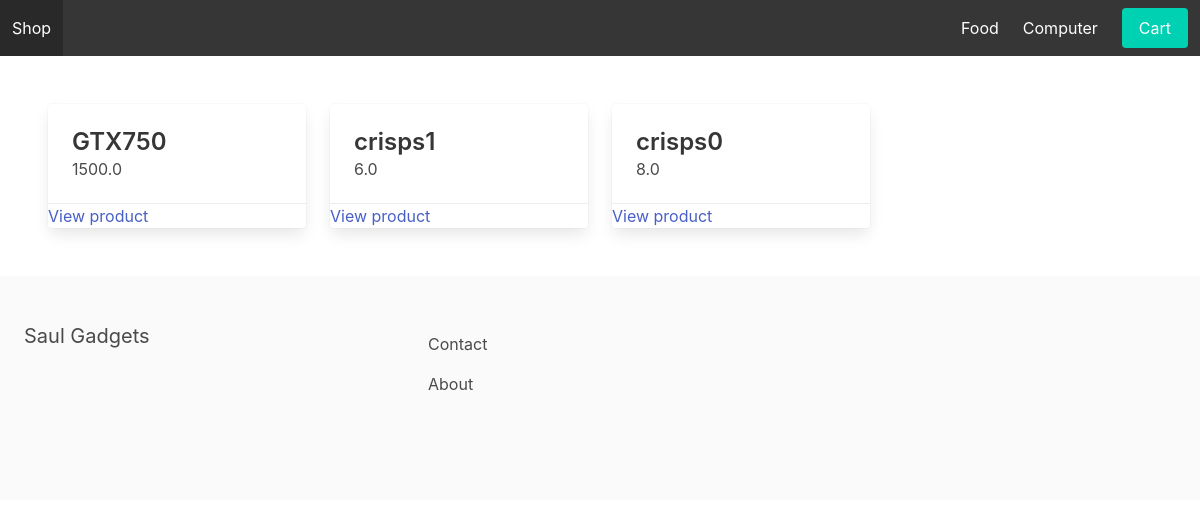
The app's page /, older data.
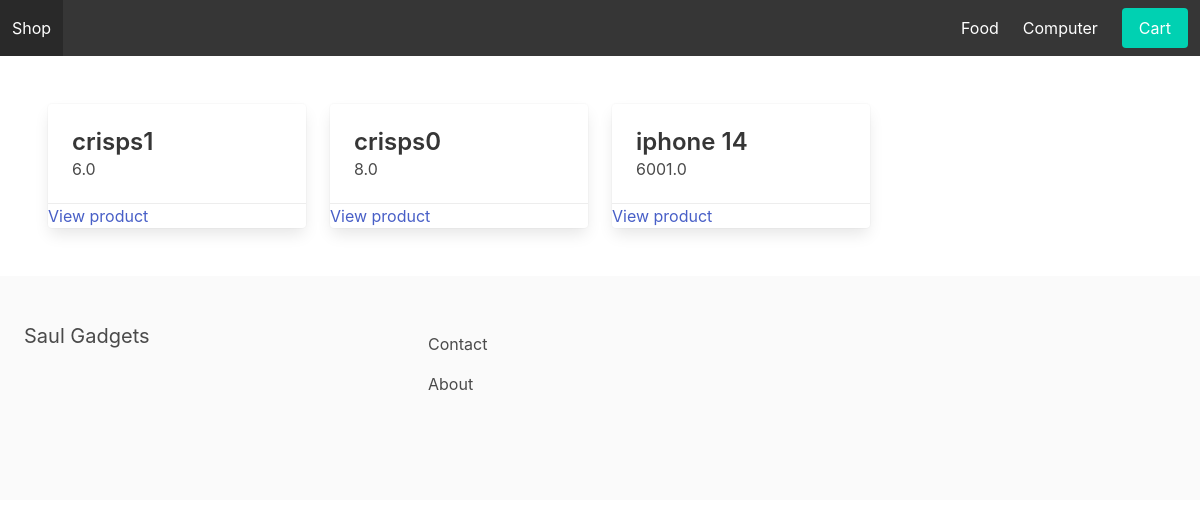
The same page, newer data.
### apps/store/models.py (models this page shows, shortened)
class Category(models.Model):
    title = models.CharField(max_length=255)
    slug = models.SlugField(max_length=255)
    ordering = models.IntegerField(default=0)
    class Meta:
        verbose_name_plural = 'Categories'
        ordering = ('ordering',)

class Product(models.Model):
      category = models.ForeignKey(Category, related_name='products', on_delete=models.CASCADE)
      title = models.CharField(max_length=255)
      slug = models.SlugField(max_length=255)
      description = models.TextField(blank=True, null=True)
      price = models.FloatField()
      id = models.AutoField(primary_key=True)

### apps/core/views.py (the view)
# urls.py: path('', frontpage, name='frontpage'),
def frontpage(request):
    products =  Product.objects.all()
    context = {
        'products': products
    }
    return render(request, 'frontpage.html',context)

### apps/store/context_processor.py (called while the page is built)
def menu_categories(request):
    categories = Category.objects.all()
    return {'menu_categories': categories}

### apps/core/templates/frontpage.html (shortened to what this page needs)
{% extends 'base.html' %}
{% block content %}
   <div class = "columns is-multiline" >
            {% for product in products %}
                <div class="column is-3">
                   <div class="card">
                      <div class="card-content">
                           <div class="media">
                              <div class="media-content">
                                 <p class="title is-4">{{ product.title }}</p>
                                 <p class="subtitle is-6">{{ product.price }}</p>
                              </div>
                           </div>
                      </div>
                             <footer class="card-footer">
                                <a href="{% url 'product_detail' product.category.slug product.slug %}" class="cart-footer-item">View product</a>
                             </footer>
                   </div>
                </div>
            {% endfor %}
   </div>
{% endblock %}

### apps/core/templates/base.html (shortened to what this page needs)
<html>
	<head>
		<link rel="stylesheet" href="https://cdn.jsdelivr.net/npm/bulma@0.9.0/css/bulma.min.css">
	</head>
	<body>
		<nav class="navbar is-dark">
			<div class="navbar-brand">
				<a class="navbar-item" href="/">Shop</a>
			</div>
			<div id="main-navbar" class="navbar-menu">
				<div class="navbar-end">
					{% for category in menu_categories %}
					    <a href="{% url 'category_detail' category.slug %}" class="navbar-item">{{ category.title }}</a>
					{% endfor %}
					<div class="navbar-item">
						<a href="{% url 'cart' %}" class="button is-primary">Cart</a>
					</div>
				</div>
			</div>
        </nav>
		<section class="section">
			{% block content %}
            {% endblock %}
		</section>
		<footer class="footer">
			<div class="columns">
				<div class="column is-4">
					<h2 class="subtitle">Saul Gadgets</h2>
				</div>
				<div class="column is-8">
					<a href="{% url 'contact' %}" class="navbar-item">Contact</a>
					<a href="{% url 'about' %}" class="navbar-item">About</a>
				</div>
			</div>
		</footer>
	</body>
</html>

Row changes from the older to the newer data that the page shows:
removed Product: title "GTX750", price "1500.0"
added Product: title "iphone 14", price "6001.0"
